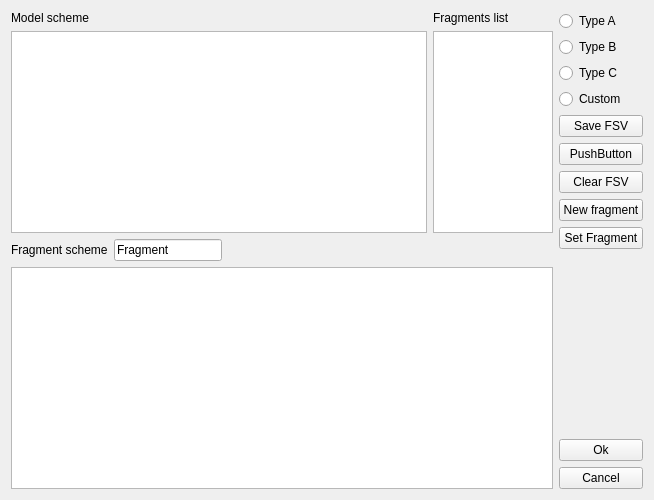
<?xml version="1.0" encoding="UTF-8"?>
<ui version="4.0">
 <class>Form</class>
 <widget class="QWidget" name="Form">
  <property name="geometry">
   <rect>
    <x>0</x>
    <y>0</y>
    <width>654</width>
    <height>500</height>
   </rect>
  </property>
  <property name="windowTitle">
   <string>Functional scheme of vulnerability</string>
  </property>
  <layout class="QHBoxLayout" name="horizontalLayout">
   <item>
    <layout class="QVBoxLayout" name="verticalLayout_2">
     <item>
      <layout class="QGridLayout" name="gridLayout">
       <item row="1" column="1">
        <widget class="QListWidget" name="lst_frag">
         <property name="sizePolicy">
          <sizepolicy hsizetype="Minimum" vsizetype="Expanding">
           <horstretch>0</horstretch>
           <verstretch>0</verstretch>
          </sizepolicy>
         </property>
         <property name="maximumSize">
          <size>
           <width>120</width>
           <height>16777215</height>
          </size>
         </property>
        </widget>
       </item>
       <item row="1" column="0">
        <widget class="QTableWidget" name="tbl_fsv"/>
       </item>
       <item row="0" column="0">
        <widget class="QLabel" name="label_2">
         <property name="text">
          <string>Model scheme</string>
         </property>
        </widget>
       </item>
       <item row="0" column="1">
        <widget class="QLabel" name="label_3">
         <property name="text">
          <string>Fragments list</string>
         </property>
        </widget>
       </item>
      </layout>
     </item>
     <item>
      <layout class="QHBoxLayout" name="horizontalLayout_2">
       <item>
        <widget class="QLabel" name="label">
         <property name="text">
          <string>Fragment scheme</string>
         </property>
        </widget>
       </item>
       <item>
        <widget class="QLineEdit" name="ln_fragname">
         <property name="sizePolicy">
          <sizepolicy hsizetype="Minimum" vsizetype="Fixed">
           <horstretch>0</horstretch>
           <verstretch>0</verstretch>
          </sizepolicy>
         </property>
         <property name="text">
          <string>Fragment</string>
         </property>
        </widget>
       </item>
       <item>
        <spacer name="horizontalSpacer">
         <property name="orientation">
          <enum>Qt::Horizontal</enum>
         </property>
         <property name="sizeHint" stdset="0">
          <size>
           <width>40</width>
           <height>20</height>
          </size>
         </property>
        </spacer>
       </item>
      </layout>
     </item>
     <item>
      <widget class="QTableWidget" name="tbl_frag">
       <attribute name="horizontalHeaderDefaultSectionSize">
        <number>110</number>
       </attribute>
      </widget>
     </item>
    </layout>
   </item>
   <item>
    <layout class="QVBoxLayout" name="verticalLayout">
     <item>
      <widget class="QRadioButton" name="rdb_typea">
       <property name="text">
        <string>Type A</string>
       </property>
      </widget>
     </item>
     <item>
      <widget class="QRadioButton" name="rdb_typeb">
       <property name="text">
        <string>Type B</string>
       </property>
      </widget>
     </item>
     <item>
      <widget class="QRadioButton" name="rdb_typec">
       <property name="text">
        <string>Type C</string>
       </property>
      </widget>
     </item>
     <item>
      <widget class="QRadioButton" name="rdb_typecustom">
       <property name="text">
        <string>Custom </string>
       </property>
      </widget>
     </item>
     <item>
      <widget class="QPushButton" name="btn_savefsv">
       <property name="text">
        <string>Save FSV</string>
       </property>
      </widget>
     </item>
     <item>
      <widget class="QPushButton" name="btn_loadfsv">
       <property name="text">
        <string>PushButton</string>
       </property>
      </widget>
     </item>
     <item>
      <widget class="QPushButton" name="btn_clearfsv">
       <property name="text">
        <string>Clear FSV</string>
       </property>
      </widget>
     </item>
     <item>
      <widget class="QPushButton" name="btn_newfrag">
       <property name="text">
        <string>New fragment</string>
       </property>
      </widget>
     </item>
     <item>
      <widget class="QPushButton" name="btn_setfrag">
       <property name="text">
        <string>Set Fragment</string>
       </property>
      </widget>
     </item>
     <item>
      <spacer name="verticalSpacer">
       <property name="orientation">
        <enum>Qt::Vertical</enum>
       </property>
       <property name="sizeHint" stdset="0">
        <size>
         <width>20</width>
         <height>40</height>
        </size>
       </property>
      </spacer>
     </item>
     <item>
      <widget class="QPushButton" name="btn_ok">
       <property name="text">
        <string>Ok</string>
       </property>
      </widget>
     </item>
     <item>
      <widget class="QPushButton" name="btn_cancel">
       <property name="text">
        <string>Cancel</string>
       </property>
      </widget>
     </item>
    </layout>
   </item>
  </layout>
 </widget>
 <resources/>
 <connections/>
</ui>
